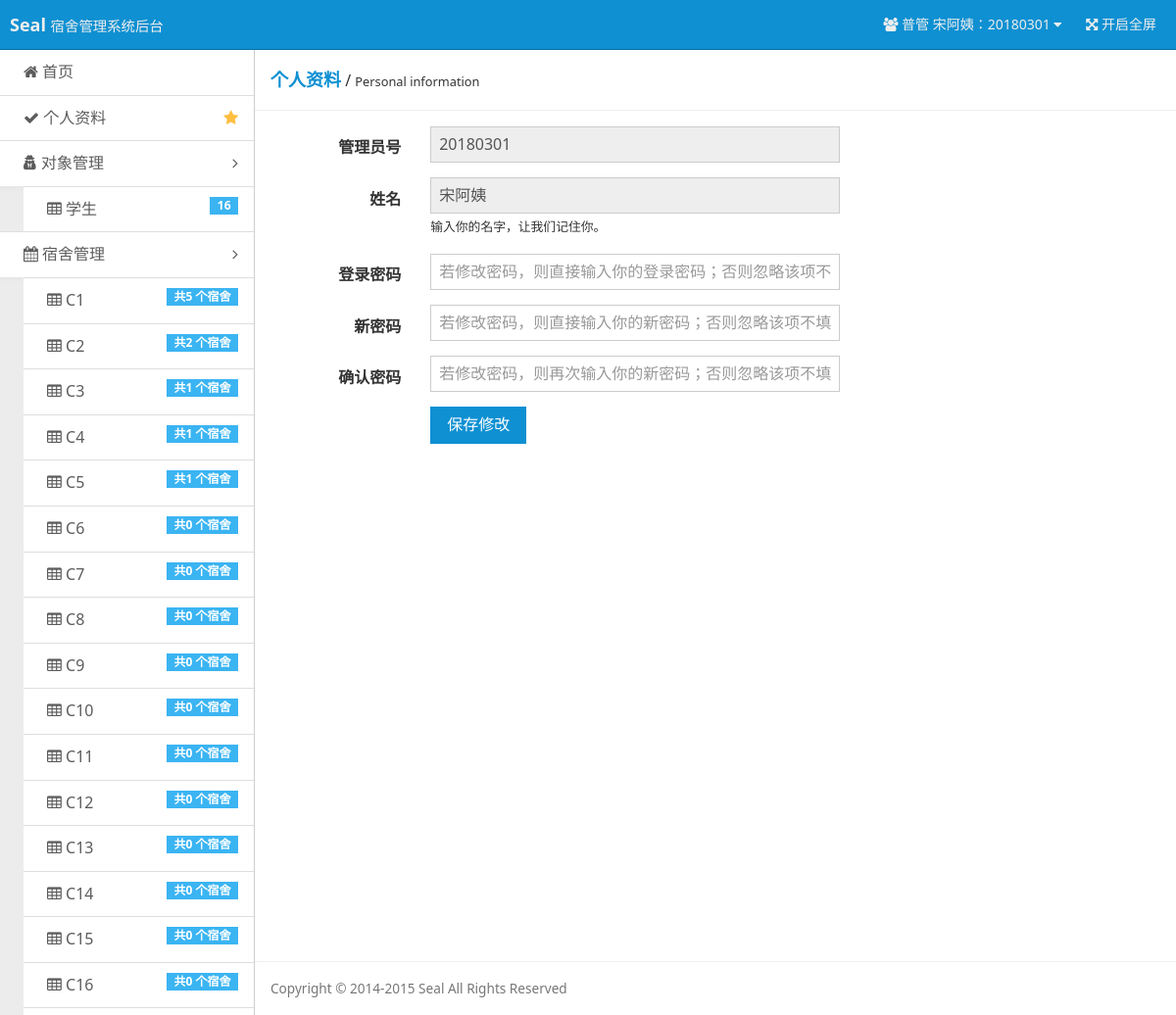
The app's page /?r=user-admin-normal&uno=20180301&edit_target=self (signed in) with its own data.
### tables this page shows
CREATE TABLE `users` (
  `u_id` int(11) NOT NULL AUTO_INCREMENT,
  `u_no` int(11) NOT NULL,
  `u_name` char(20) NOT NULL,
  `u_password` char(100) NOT NULL,
  `u_permission` int(11) DEFAULT NULL,
  PRIMARY KEY (`u_id`),
  UNIQUE KEY `u_no` (`u_no`)
);

CREATE TABLE `dormitory_builds` (
  `db_id` int(11) NOT NULL AUTO_INCREMENT,
  `db_name` char(20) NOT NULL,
  `d_price` int(20) NOT NULL,
  PRIMARY KEY (`db_id`),
  UNIQUE KEY `db_name` (`db_name`)
);

### index.php (called while the page is built, shortened)
<?php
$action = $_GET['r'] == '' ? 'index' : $_GET['r'];
include('pages/' . $action . '.php');

### inc/checklogin.php (called while the page is built, shortened)
<?php
$user = $_COOKIE ['user'];
$user_permission = $_COOKIE ['user_permission'];
if ($user == "") {
    header ( "Location: ?r=login" );
    exit ();
} else {
    $query = "SELECT * FROM users WHERE u_no='$user'";
    $result = mysql_query ( $query ) or die ( 'SQL语句有误：' . mysql_error () );
    $users = mysql_fetch_array ( $result );
    switch ($user_permission) {
        case 1 :
            $username = "普管 {$users ['u_name']}：" . $users ['u_no'];
            break;
    }
}

### pages/user-admin-normal.php (the view, shortened to what this page needs)
<?php
require 'inc/checklogin.php';
include 'tools/tool_database.php';
$uno = $_GET['uno'];
$edit_target = $_GET['edit_target'];
$permission_read = "true";
$permission_read = "readonly='$permission_read'";
if ($edit_target == "self") {
    $permission_show = "";
} else if ($edit_target == "others") {
    if ($uno == "" || ($user_permission != 0 && $uno != $user_no)) {
        header("Location: ?r=permission-denied");
        exit();
    } else {
        $permission_show = "style=\"display: none;\"";
        if ($user_permission == 0) {
            $permission_read = "";
        }
    }
}
$users_current_query = "SELECT * FROM users WHERE u_no='$uno' ORDER BY u_id DESC";
$users_current_result = mysql_query($users_current_query) or die ('SQL语句有误：' . mysql_error());
$users_current = mysql_fetch_array($users_current_result);
?>
<!doctype html>
<html class="no-js">
<head>
    <link rel="stylesheet" href="assets/css/amazeui.min.css"/>
    <link rel="stylesheet" href="assets/css/admin.css">
</head>
<body>
<header class="am-topbar am-topbar-inverse admin-header">
    <?php require 'template/header.php'; ?>
</header>
<div class="am-cf admin-main">
    <?php require 'template/sidebar.php'; ?>
    <div class="admin-content">
        <div class="admin-content-body">
            <div class="am-cf am-padding am-padding-bottom-0">
                <div class="am-fl am-cf"><strong class="am-text-primary am-text-lg">个人资料</strong> /
                    <small>Personal information</small>
                </div>
            </div>
            <hr/>
            <div class="am-g">
                <div class="am-u-sm-12 am-u-md-8 am-u-md-pull-4">
                    <form class="am-form am-form-horizontal" method="post" name="edit">
                        <div class="am-form-group">
                            <label for="admin-no-normal" class="am-u-sm-3 am-form-label">管理员号</label>
                            <div class="am-u-sm-9">
                                <input type="text" id="admin-no-normal" name="admin-no-normal" placeholder="请输入你的管理员号" readonly="true"
                                       value="<?php echo $users_current['u_no'] ?>">
                            </div>
                        </div>
                        <div class="am-form-group">
                            <label for="admin-name-normal" class="am-u-sm-3 am-form-label">姓名</label>
                            <div class="am-u-sm-9">
                                <input type="text" id="admin-name-normal" name="admin-name-normal" placeholder="请输入你的姓名"
                                       value="<?php echo $users_current['u_name'] ?>" <?php echo $permission_read ?>>
                                <small>输入你的名字，让我们记住你。</small>
                            </div>
                        </div>
                        <div class="am-form-group" <?php echo $permission_show ?>>
                            <label for="admin-password-normal" class="am-u-sm-3 am-form-label">登录密码</label>
                            <div class="am-u-sm-9">
                                <input type="password" id="admin-password-normal" name="admin-password-normal"
                                       placeholder="若修改密码，则直接输入你的登录密码；否则忽略该项不填">
                            </div>
                        </div>
                        <div class="am-form-group" <?php echo $permission_show ?>>
                            <label for="admin-password-normal-new" class="am-u-sm-3 am-form-label">新密码</label>
                            <div class="am-u-sm-9">
                                <input type="password" id="admin-password-normal-new" name="admin-password-normal-new"
                                       placeholder="若修改密码，则直接输入你的新密码；否则忽略该项不填">
                            </div>
                        </div>
                        <div class="am-form-group" <?php echo $permission_show ?>>
                            <label for="admin-password-normal-repeat" class="am-u-sm-3 am-form-label">确认密码</label>
                            <div class="am-u-sm-9">
                                <input type="password" id="admin-password-normal-repeat" name="admin-password-normal-repeat"
                                       placeholder="若修改密码，则再次输入你的新密码；否则忽略该项不填">
                            </div>
                        </div>
                        <div class="am-form-group">
                            <div class="am-u-sm-9 am-u-sm-push-3">
                                <input type="submit" name="an_save" value="保存修改" class="am-btn am-btn-primary" <?php if ($edit_target == "others" && $user_permission == 0) echo ""; else echo $permission_show ?>>
                            </div>
                        </div>
                    </form>
                </div>
            </div>
        </div>
        <footer class="admin-content-footer">
            <?php require 'template/footer.php'; ?>
        </footer>
    </div>
</div>
    <?php require 'template/footer.php'; ?>
</body>
</html>

### template/header.php (shortened to what this page needs)
<div class="am-topbar-brand">
    <strong>Seal</strong>
    <small>宿舍管理系统后台</small>
</div>
<div class="am-collapse am-topbar-collapse" id="topbar-collapse">
    <ul class="am-nav am-nav-pills am-topbar-nav am-topbar-right admin-header-list">
        <li class="am-dropdown" data-am-dropdown>
            <a class="am-dropdown-toggle" data-am-dropdown-toggle href="javascript:;">
                <span class="am-icon-users"></span> <?php echo $username ?> <span class="am-icon-caret-down"></span>
            </a>
        </li>
        <li class="am-hide-sm-only"><a href="javascript:;" id="admin-fullscreen"><span class="am-icon-arrows-alt"></span> <span class="admin-fullText">开启全屏</span></a></li>
    </ul>
</div>

### template/sidebar.php (shortened to what this page needs)
<?php
$student_query = "SELECT * FROM users WHERE u_permission=-1 ORDER BY u_id DESC";
$student_result = mysql_query($student_query) or die ('SQL语句有误：' . mysql_error());
$students_count = mysql_num_rows($student_result);
$dormitory_builds_query = "SELECT * FROM dormitory_builds ORDER BY db_id ";
$dormitory_builds_result = mysql_query($dormitory_builds_query) or die ('SQL语句有误：' . mysql_error());
?>
<div class="admin-sidebar am-offcanvas" id="admin-offcanvas">
    <div class="am-offcanvas-bar admin-offcanvas-bar">
        <ul class="am-list admin-sidebar-list">
            <li><a href="?r=index"><span class="am-icon-home"></span> 首页</a></li>
            <?php
            switch ($user_permission) {
                case 1 :
                    $data_href = "?r=user-admin-normal&uno={$users['u_no']}&edit_target=self";
                    break;
            }
            ?>
            <li><a href="<?php echo $data_href ?>" class="am-cf"><span class="am-icon-check"></span> 个人资料<span
                            class="am-icon-star am-fr am-margin-right admin-icon-yellow"></span></a></li>
            <li class="admin-parent">
                <a class="am-cf" data-am-collapse="{target: '#object-nav'}"><span class="am-icon-user-secret"></span>
                    对象管理 <span class="am-icon-angle-right am-fr am-margin-right"></span></a>
                <ul class="am-list am-collapse admin-sidebar-sub am-in" id="object-nav">
                    <li><a href="?r=list-stu"><span class="am-icon-table"></span> 学生<span
                                    class="am-badge am-badge-secondary am-margin-right am-fr"><?php echo $students_count ?></span></a>
                    </li>
                </ul>
            </li>
            <li class="admin-parent" <?php if ($user_permission == -1) echo 'style="display: none;"' ?>>
                <a class="am-cf" data-am-collapse="{target: '#dormitory-nav'}"><span class="am-icon-calendar"></span>
                    宿舍管理 <span class="am-icon-angle-right am-fr am-margin-right"></span></a>
                <ul class="am-list am-collapse admin-sidebar-sub am-in" id="dormitory-nav">
                    <?php
                    while ($dormitory_builds = mysql_fetch_array($dormitory_builds_result)) {
                        ?>
                        <li><a href="?r=list-dormitories&db_id=<?php echo $dormitory_builds['db_id'] ?>"><span
                                        class="am-icon-table"></span> <?php echo $dormitory_builds['db_name'] ?>
                                <span
                                        class="am-badge am-badge-secondary am-margin-right am-fr">共<?php echo mysql_num_rows(mysql_query("SELECT dormitories.db_id FROM dormitories WHERE db_id={$dormitory_builds['db_id']} ORDER BY db_id ")) ?>
                                    个宿舍</span></a>
                        </li>
                    <?php } ?>
                </ul>
            </li>
        </ul>
    </div>
</div>

### assets/css/admin.css (style rules this page uses)
html, body { height: 100%; overflow: hidden; }
ul { margin-top: 0; }
.admin-icon-yellow { color: #ffbe40; }
.admin-header { position: fixed; top: 0; left: 0; right: 0; z-index: 1500; font-size: 1.4rem; margin-bottom: 0; }
.admin-main { position: relative; height: 100%; padding-top: 51px; background: #f3f3f3; }
.admin-sidebar { width: 260px; min-height: 100%; float: left; border-right: 1px solid #cecece; }
.admin-sidebar-list { margin-bottom: 0; }
.admin-sidebar-list li a { color: #5c5c5c; padding-left: 24px; }
.admin-sidebar-list li:first-child { border-top: none; }
.admin-sidebar-sub { margin-top: 0; margin-bottom: 0; box-shadow: 0 16px 8px -15px #e2e2e2 inset; background: #ececec; padding-left: 24px; }
.admin-sidebar-sub li:first-child { border-top: 1px solid #dedede; }
.admin-content { display: -webkit-box; display: -webkit-flex; display: -ms-flexbox; display: flex; -webkit-box-orient: vertical; -webkit-box-direction: normal; -webkit-flex-direction: column; -ms-flex-direction: column; flex-direction: column; background: #fff; }
.admin-content, .admin-sidebar { height: 100%; overflow-x: hidden; overflow-y: scroll; -webkit-overflow-scrolling: touch; }
.admin-content-body { -webkit-box-flex: 1; -webkit-flex: 1 0 auto; -ms-flex: 1 0 auto; flex: 1 0 auto; }
.admin-content-footer { font-size: 85%; color: #777; }
@media only screen and (min-width: 641px) { .admin-sidebar { display: block; position: static; background: none; } }
@media only screen and (min-width: 641px) { .admin-offcanvas-bar { position: static; width: auto; background: none; -webkit-transform: translate3d(0, 0, 0); -ms-transform: translate3d(0, 0, 0); transform: translate3d(0, 0, 0); overflow-y: visible; min-height: 100%; } }
@media only screen and (min-width: 641px) { .admin-offcanvas-bar:after { content: none; } }

### records on screen
users: username "普管 宋阿姨：20180301", admin-no-normal "20180301", admin-name-normal "宋阿姨"
dormitory_builds: db_name "C1", db_id "5"
dormitory_builds: db_name "C2", db_id "2"
dormitory_builds: db_name "C3", db_id "1"
dormitory_builds: db_name "C4", db_id "1"
dormitory_builds: db_name "C5", db_id "1"
dormitory_builds: db_name "C6", db_id "0"
dormitory_builds: db_name "C7", db_id "0"
dormitory_builds: db_name "C8", db_id "0"
dormitory_builds: db_name "C9", db_id "0"
dormitory_builds: db_name "C10", db_id "0"
dormitory_builds: db_name "C11", db_id "0"
dormitory_builds: db_name "C12", db_id "0"
dormitory_builds: db_name "C13", db_id "0"
dormitory_builds: db_name "C14", db_id "0"
dormitory_builds: db_name "C15", db_id "0"
dormitory_builds: db_name "C16", db_id "0"

### other values on screen
$students_count "16"
